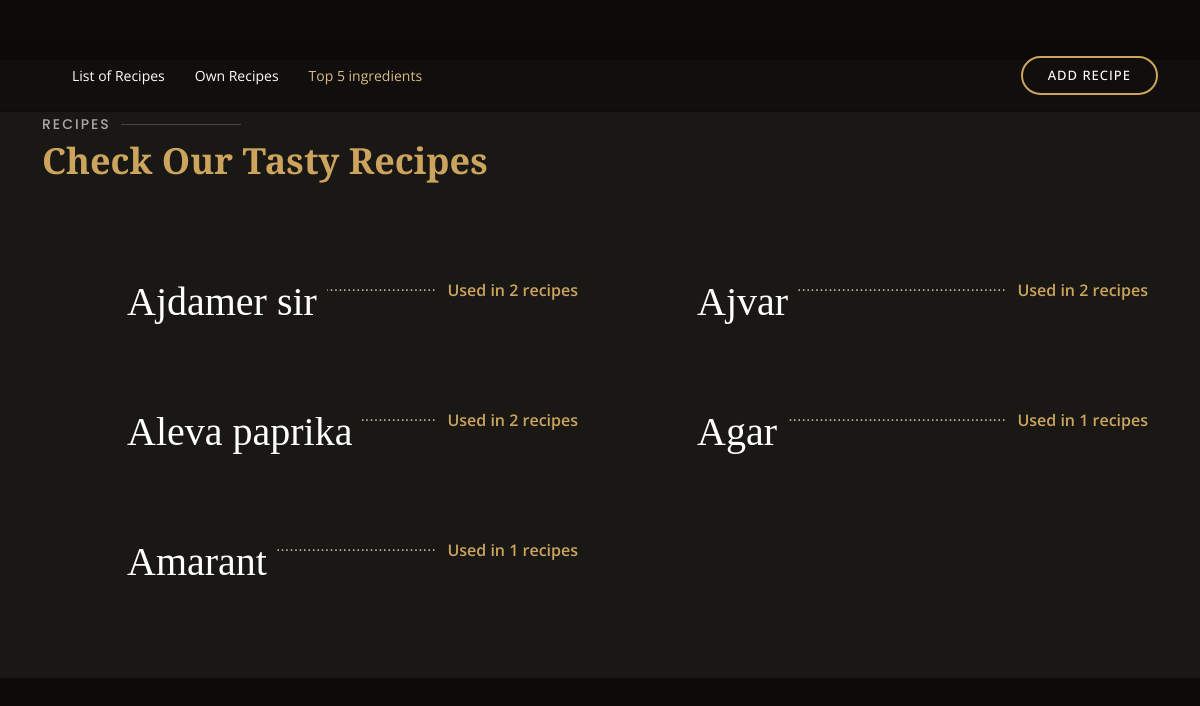
The page /ingredient/top-ingredients/ on the database its author committed.
### ingredient/models.py (models this page shows, shortened)
class Ingredient(models.Model):
    name = models.CharField(max_length=100)

### ingredient/views.py (the view)
# urls.py: path('top-ingredients/', top_ingredients, name='top_ingredients'),
def top_ingredients(request):
    top_ingredients = Ingredient.objects.annotate(num_recipes=Count('recipe')).order_by('-num_recipes')[:5]
    return render(request, 'top_ingredients.html', {'top_ingredients': top_ingredients})

### templates/top_ingredients.html (shortened to what this page needs)
{% load static %}
<!DOCTYPE html>
<html lang="en">
<head>
    <link rel="stylesheet" type="text/css" href="{% static 'assets_list/vendor/bootstrap/css/bootstrap.min.css' %}">
    <link rel="stylesheet" type="text/css" href="{% static 'assets_list/css/style.css' %}">
</head>
<body>
<header id="header" class="fixed-top d-flex align-items-cente">
    <div class="container-fluid container-xl d-flex align-items-center justify-content-lg-between">
        <nav id="navbar" class="navbar order-last order-lg-0">
            <ul>
                <li><a class="nav-link scrollto " href="{% url 'recipe_list'%}">List of Recipes</a></li>
                <li><a class="nav-link scrollto" href="{% url 'own_recipe_list' %}">Own Recipes</a></li>
                <li><a class="nav-link scrollto active" href="{% url 'top_ingredients' %}">Top 5 ingredients</a></li>
            </ul>
        </nav>
        <a href="{% url 'create_recipe' %}" class="book-a-table-btn scrollto d-none d-lg-flex">Add Recipe</a>
    </div>
</header>
<main id="main" style="padding-top:5%;">
    <section id="menu" class="menu section-bg">
        <div class="container" data-aos="fade-up">
            <div class="section-title">
                <h2>Recipes</h2>
                <p>Check Our Tasty Recipes</p>
            </div>
            <div class="row menu-container" data-aos="fade-up" data-aos-delay="200">
                {% for ingredient in top_ingredients %}
                <div class="col-lg-6 menu-item filter-starters">
                    <div class="menu-content">
                        <a href=""><h1>{{ ingredient.name }}</h1>
                        </a><span>Used in {{ ingredient.num_recipes }} recipes </span>
                    </div>
                </div>
                {% endfor %}
            </div>
        </div>
    </section>
</main>
</body>
</html>

### static/assets_list/css/style.css (style rules this page uses)
body { font-family: "Open Sans", sans-serif; background: #0c0b09; color: #fff; }
a { color: #cda45e; text-decoration: none; }
h1, h2, h3, h4, h5, h6 { font-family: "Playfair Display", serif; }
#header { background: rgba(12, 11, 9, 0.6); border-bottom: 1px solid rgba(12, 11, 9, 0.6); transition: all 0.5s; z-index: 997; padding: 15px 0; top: 40px; }
.book-a-table-btn { margin: 0 0 0 15px; border: 2px solid #cda45e; color: #fff; border-radius: 50px; padding: 8px 25px; text-transform: uppercase; font-size: 13px; font-weight: 500; letter-spacing: 1px; transition: 0.3s; }
.navbar { padding: 0; }
.navbar ul { margin: 0; padding: 0; display: flex; list-style: none; align-items: center; }
.navbar li { position: relative; }
.navbar a, .navbar a:focus { display: flex; align-items: center; justify-content: space-between; padding: 10px 0 10px 30px; color: #fff; white-space: nowrap; transition: 0.3s; font-size: 14px; }
.navbar a:hover, .navbar .active, .navbar .active:focus, .navbar li:hover>a { color: #d9ba85; }
section { padding: 60px 0; overflow: hidden; }
.section-bg { background-color: #1a1814; }
.section-title { padding-bottom: 40px; }
.section-title h2 { font-size: 14px; font-weight: 500; padding: 0; line-height: 1px; margin: 0 0 5px 0; letter-spacing: 2px; text-transform: uppercase; color: #aaaaaa; font-family: "Poppins", sans-serif; }
.section-title h2::after { content: ""; width: 120px; height: 1px; display: inline-block; background: rgba(255, 255, 255, 0.2); margin: 4px 10px; }
.section-title p { margin: 0; margin: 0; font-size: 36px; font-weight: 700; font-family: "Playfair Display", serif; color: #cda45e; }
.menu .menu-item { margin-top: 50px; }
.menu .menu-content { margin-left: 85px; overflow: hidden; display: flex; justify-content: space-between; position: relative; }
.menu .menu-content::after { content: "......................................................................" "...................................................................." "...................................................................."; position: absolute; left: 20px; right: 0; top: -4px; z-index: 1; color: #bab3a6; font-family: Arial, "Helvetica Neue", Helvetica, sans-serif; }
.menu .menu-content a { padding-right: 10px; background: #1a1814; position: relative; z-index: 3; font-weight: 700; color: white; transition: 0.3s; }
.menu .menu-content span { background: #1a1814; position: relative; z-index: 3; padding: 0 10px; font-weight: 600; color: #cda45e; }

### rows shown on the page
Ingredient: name "Ajdamer sir", num_recipes "2"
Ingredient: name "Ajvar", num_recipes "2"
Ingredient: name "Aleva paprika", num_recipes "2"
Ingredient: name "Agar", num_recipes "1"
Ingredient: name "Amarant", num_recipes "1"
